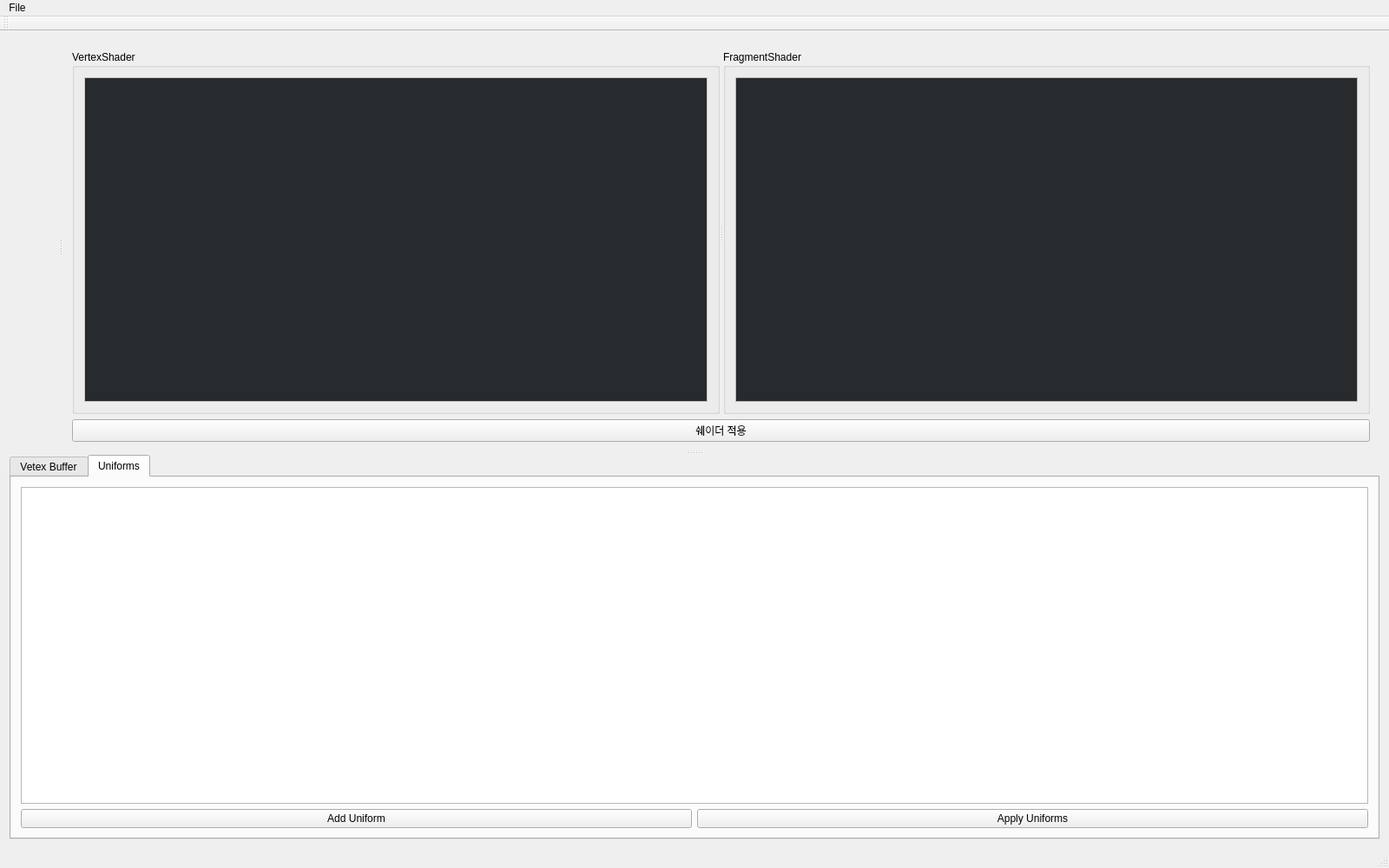
<?xml version="1.0" encoding="UTF-8"?>
<ui version="4.0">
 <class>MainWindow</class>
 <widget class="QMainWindow" name="MainWindow">
  <property name="geometry">
   <rect>
    <x>0</x>
    <y>0</y>
    <width>1600</width>
    <height>1000</height>
   </rect>
  </property>
  <property name="sizePolicy">
   <sizepolicy hsizetype="Preferred" vsizetype="Preferred">
    <horstretch>0</horstretch>
    <verstretch>0</verstretch>
   </sizepolicy>
  </property>
  <property name="baseSize">
   <size>
    <width>0</width>
    <height>0</height>
   </size>
  </property>
  <property name="windowTitle">
   <string>QtPractice</string>
  </property>
  <widget class="QWidget" name="centralWidget">
   <layout class="QHBoxLayout" name="horizontalLayout">
    <item>
     <widget class="QSplitter" name="mainSplitter">
      <property name="orientation">
       <enum>Qt::Vertical</enum>
      </property>
      <widget class="QSplitter" name="viewShaderSplitter">
       <property name="orientation">
        <enum>Qt::Horizontal</enum>
       </property>
       <widget class="QWidget" name="verticalLayoutWidget">
        <layout class="QVBoxLayout" name="verticalLayout_4">
         <item>
          <widget class="MyGLWidget" name="myGLWidget" native="true"/>
         </item>
        </layout>
       </widget>
       <widget class="QWidget" name="verticalLayoutWidget_2">
        <layout class="QVBoxLayout" name="verticalLayout_3">
         <item>
          <widget class="QSplitter" name="shaderSplitter">
           <property name="orientation">
            <enum>Qt::Horizontal</enum>
           </property>
           <widget class="QGroupBox" name="groupBox">
            <property name="title">
             <string>VertexShader</string>
            </property>
            <layout class="QVBoxLayout" name="verticalLayout" stretch="0">
             <property name="spacing">
              <number>7</number>
             </property>
             <property name="bottomMargin">
              <number>11</number>
             </property>
             <item>
              <widget class="QTextEdit" name="txtEdit_VertexShader">
               <property name="palette">
                <palette>
                 <active>
                  <colorrole role="WindowText">
                   <brush brushstyle="SolidPattern">
                    <color alpha="255">
                     <red>0</red>
                     <green>0</green>
                     <blue>0</blue>
                    </color>
                   </brush>
                  </colorrole>
                  <colorrole role="Text">
                   <brush brushstyle="SolidPattern">
                    <color alpha="255">
                     <red>255</red>
                     <green>255</green>
                     <blue>255</blue>
                    </color>
                   </brush>
                  </colorrole>
                  <colorrole role="Base">
                   <brush brushstyle="SolidPattern">
                    <color alpha="255">
                     <red>40</red>
                     <green>43</green>
                     <blue>46</blue>
                    </color>
                   </brush>
                  </colorrole>
                  <colorrole role="Window">
                   <brush brushstyle="SolidPattern">
                    <color alpha="255">
                     <red>255</red>
                     <green>255</green>
                     <blue>255</blue>
                    </color>
                   </brush>
                  </colorrole>
                 </active>
                 <inactive>
                  <colorrole role="WindowText">
                   <brush brushstyle="SolidPattern">
                    <color alpha="255">
                     <red>0</red>
                     <green>0</green>
                     <blue>0</blue>
                    </color>
                   </brush>
                  </colorrole>
                  <colorrole role="Text">
                   <brush brushstyle="SolidPattern">
                    <color alpha="255">
                     <red>255</red>
                     <green>255</green>
                     <blue>255</blue>
                    </color>
                   </brush>
                  </colorrole>
                  <colorrole role="Base">
                   <brush brushstyle="SolidPattern">
                    <color alpha="255">
                     <red>40</red>
                     <green>43</green>
                     <blue>46</blue>
                    </color>
                   </brush>
                  </colorrole>
                  <colorrole role="Window">
                   <brush brushstyle="SolidPattern">
                    <color alpha="255">
                     <red>255</red>
                     <green>255</green>
                     <blue>255</blue>
                    </color>
                   </brush>
                  </colorrole>
                 </inactive>
                 <disabled>
                  <colorrole role="WindowText">
                   <brush brushstyle="SolidPattern">
                    <color alpha="255">
                     <red>120</red>
                     <green>120</green>
                     <blue>120</blue>
                    </color>
                   </brush>
                  </colorrole>
                  <colorrole role="Text">
                   <brush brushstyle="SolidPattern">
                    <color alpha="255">
                     <red>120</red>
                     <green>120</green>
                     <blue>120</blue>
                    </color>
                   </brush>
                  </colorrole>
                  <colorrole role="Base">
                   <brush brushstyle="SolidPattern">
                    <color alpha="255">
                     <red>255</red>
                     <green>255</green>
                     <blue>255</blue>
                    </color>
                   </brush>
                  </colorrole>
                  <colorrole role="Window">
                   <brush brushstyle="SolidPattern">
                    <color alpha="255">
                     <red>255</red>
                     <green>255</green>
                     <blue>255</blue>
                    </color>
                   </brush>
                  </colorrole>
                 </disabled>
                </palette>
               </property>
               <property name="autoFillBackground">
                <bool>false</bool>
               </property>
               <property name="tabStopWidth">
                <number>40</number>
               </property>
              </widget>
             </item>
            </layout>
           </widget>
           <widget class="QGroupBox" name="groupBox_2">
            <property name="title">
             <string>FragmentShader</string>
            </property>
            <layout class="QVBoxLayout" name="verticalLayout_2">
             <item>
              <widget class="QTextEdit" name="txtEdit_FragmentShader">
               <property name="palette">
                <palette>
                 <active>
                  <colorrole role="Text">
                   <brush brushstyle="SolidPattern">
                    <color alpha="255">
                     <red>255</red>
                     <green>255</green>
                     <blue>255</blue>
                    </color>
                   </brush>
                  </colorrole>
                  <colorrole role="Base">
                   <brush brushstyle="SolidPattern">
                    <color alpha="255">
                     <red>40</red>
                     <green>43</green>
                     <blue>46</blue>
                    </color>
                   </brush>
                  </colorrole>
                 </active>
                 <inactive>
                  <colorrole role="Text">
                   <brush brushstyle="SolidPattern">
                    <color alpha="255">
                     <red>255</red>
                     <green>255</green>
                     <blue>255</blue>
                    </color>
                   </brush>
                  </colorrole>
                  <colorrole role="Base">
                   <brush brushstyle="SolidPattern">
                    <color alpha="255">
                     <red>40</red>
                     <green>43</green>
                     <blue>46</blue>
                    </color>
                   </brush>
                  </colorrole>
                 </inactive>
                 <disabled>
                  <colorrole role="Text">
                   <brush brushstyle="SolidPattern">
                    <color alpha="255">
                     <red>120</red>
                     <green>120</green>
                     <blue>120</blue>
                    </color>
                   </brush>
                  </colorrole>
                  <colorrole role="Base">
                   <brush brushstyle="SolidPattern">
                    <color alpha="255">
                     <red>240</red>
                     <green>240</green>
                     <blue>240</blue>
                    </color>
                   </brush>
                  </colorrole>
                 </disabled>
                </palette>
               </property>
               <property name="tabStopWidth">
                <number>40</number>
               </property>
              </widget>
             </item>
            </layout>
           </widget>
          </widget>
         </item>
         <item>
          <widget class="QPushButton" name="btnApplyShaders">
           <property name="text">
            <string>쉐이더 적용</string>
           </property>
           <property name="shortcut">
            <string/>
           </property>
          </widget>
         </item>
        </layout>
       </widget>
      </widget>
      <widget class="QTabWidget" name="tabWidget">
       <property name="currentIndex">
        <number>1</number>
       </property>
       <widget class="QWidget" name="tab">
        <attribute name="title">
         <string>Vetex Buffer</string>
        </attribute>
        <layout class="QVBoxLayout" name="verticalLayout">
         <item>
          <layout class="QVBoxLayout" name="verticalLayout_6">
           <item>
            <widget class="QTabWidget" name="layoutsTab">
             <property name="tabPosition">
              <enum>QTabWidget::North</enum>
             </property>
             <property name="tabShape">
              <enum>QTabWidget::Rounded</enum>
             </property>
             <property name="currentIndex">
              <number>1</number>
             </property>
             <property name="tabsClosable">
              <bool>true</bool>
             </property>
             <property name="tabBarAutoHide">
              <bool>false</bool>
             </property>
             <widget class="QWidget" name="tab_3">
              <attribute name="title">
               <string>layout 0</string>
              </attribute>
              <layout class="QVBoxLayout" name="verticalLayout"/>
             </widget>
             <widget class="QWidget" name="tab_4">
              <attribute name="title">
               <string>Tab 2</string>
              </attribute>
             </widget>
            </widget>
           </item>
          </layout>
         </item>
         <item>
          <widget class="QPushButton" name="btnApplyVertexBuffer">
           <property name="text">
            <string>Vertex Buffer 적용</string>
           </property>
          </widget>
         </item>
        </layout>
       </widget>
       <widget class="QWidget" name="Uniforms">
        <attribute name="title">
         <string>Uniforms</string>
        </attribute>
        <layout class="QVBoxLayout" name="verticalLayout_8">
         <item>
          <layout class="QVBoxLayout" name="verticalLayout_7">
           <item>
            <widget class="QTableView" name="table_Uniforms"/>
           </item>
          </layout>
         </item>
         <item>
          <layout class="QHBoxLayout" name="horizontalLayout_3">
           <item>
            <widget class="QPushButton" name="btnAddUniform">
             <property name="text">
              <string>Add Uniform</string>
             </property>
            </widget>
           </item>
           <item>
            <widget class="QPushButton" name="btnApplyUniforms">
             <property name="text">
              <string>Apply Uniforms</string>
             </property>
            </widget>
           </item>
          </layout>
         </item>
        </layout>
       </widget>
      </widget>
     </widget>
    </item>
   </layout>
  </widget>
  <widget class="QMenuBar" name="menuBar">
   <property name="geometry">
    <rect>
     <x>0</x>
     <y>0</y>
     <width>1600</width>
     <height>26</height>
    </rect>
   </property>
   <widget class="QMenu" name="menuFile">
    <property name="title">
     <string>File</string>
    </property>
    <addaction name="actionNew"/>
    <addaction name="actionOpen"/>
    <addaction name="actionSave"/>
    <addaction name="actionSave_as"/>
    <addaction name="actionPrint"/>
    <addaction name="actionExit"/>
   </widget>
   <addaction name="menuFile"/>
  </widget>
  <widget class="QToolBar" name="mainToolBar">
   <attribute name="toolBarArea">
    <enum>TopToolBarArea</enum>
   </attribute>
   <attribute name="toolBarBreak">
    <bool>false</bool>
   </attribute>
  </widget>
  <widget class="QStatusBar" name="statusBar"/>
  <action name="actionNew">
   <property name="text">
    <string>New</string>
   </property>
  </action>
  <action name="actionOpen">
   <property name="text">
    <string>Open</string>
   </property>
  </action>
  <action name="actionSave">
   <property name="text">
    <string>Save</string>
   </property>
  </action>
  <action name="actionSave_as">
   <property name="text">
    <string>Save as</string>
   </property>
  </action>
  <action name="actionPrint">
   <property name="text">
    <string>Print</string>
   </property>
  </action>
  <action name="actionExit">
   <property name="text">
    <string>Exit</string>
   </property>
  </action>
 </widget>
 <layoutdefault spacing="6" margin="11"/>
 <customwidgets>
  <customwidget>
   <class>MyGLWidget</class>
   <extends>QWidget</extends>
   <header>MyGLWidget.h</header>
   <container>1</container>
   <slots>
    <slot>setXRotation(int)</slot>
    <slot>setYRotation(int)</slot>
    <slot>setZRotation(int)</slot>
   </slots>
  </customwidget>
 </customwidgets>
 <resources>
  <include location="QtPractice.qrc"/>
 </resources>
 <connections/>
</ui>
